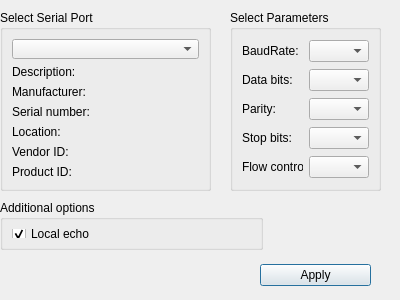
<?xml version="1.0" encoding="UTF-8"?>
<ui version="4.0">
 <class>newDialog</class>
 <widget class="QDialog" name="newDialog">
  <property name="geometry">
   <rect>
    <x>0</x>
    <y>0</y>
    <width>400</width>
    <height>300</height>
   </rect>
  </property>
  <property name="windowTitle">
   <string>Dialog</string>
  </property>
  <widget class="QGroupBox" name="additionalOptionsGroupBox">
   <property name="geometry">
    <rect>
     <x>0</x>
     <y>200</y>
     <width>263</width>
     <height>50</height>
    </rect>
   </property>
   <property name="title">
    <string>Additional options</string>
   </property>
   <layout class="QVBoxLayout" name="verticalLayout_2">
    <item>
     <widget class="QCheckBox" name="localEchoCheckBox">
      <property name="text">
       <string>Local echo</string>
      </property>
      <property name="checked">
       <bool>true</bool>
      </property>
     </widget>
    </item>
   </layout>
  </widget>
  <widget class="QGroupBox" name="parametersBox">
   <property name="geometry">
    <rect>
     <x>230</x>
     <y>10</y>
     <width>151</width>
     <height>181</height>
    </rect>
   </property>
   <property name="title">
    <string>Select Parameters</string>
   </property>
   <layout class="QGridLayout" name="gridLayout_3">
    <item row="1" column="0">
     <widget class="QLabel" name="dataBitsLabel">
      <property name="text">
       <string>Data bits:</string>
      </property>
     </widget>
    </item>
    <item row="3" column="1">
     <widget class="QComboBox" name="stopBitsBox"/>
    </item>
    <item row="1" column="1">
     <widget class="QComboBox" name="dataBitsBox"/>
    </item>
    <item row="2" column="1">
     <widget class="QComboBox" name="parityBox"/>
    </item>
    <item row="0" column="1">
     <widget class="QComboBox" name="baudRateBox"/>
    </item>
    <item row="3" column="0">
     <widget class="QLabel" name="stopBitsLabel">
      <property name="text">
       <string>Stop bits:</string>
      </property>
     </widget>
    </item>
    <item row="0" column="0">
     <widget class="QLabel" name="baudRateLabel">
      <property name="text">
       <string>BaudRate:</string>
      </property>
     </widget>
    </item>
    <item row="4" column="1">
     <widget class="QComboBox" name="flowControlBox"/>
    </item>
    <item row="4" column="0">
     <widget class="QLabel" name="flowControlLabel">
      <property name="text">
       <string>Flow control:</string>
      </property>
     </widget>
    </item>
    <item row="2" column="0">
     <widget class="QLabel" name="parityLabel">
      <property name="text">
       <string>Parity:</string>
      </property>
     </widget>
    </item>
   </layout>
  </widget>
  <widget class="QWidget" name="layoutWidget">
   <property name="geometry">
    <rect>
     <x>260</x>
     <y>250</y>
     <width>111</width>
     <height>51</height>
    </rect>
   </property>
   <layout class="QHBoxLayout" name="horizontalLayout_2">
    <item>
     <widget class="QPushButton" name="applyButton">
      <property name="text">
       <string>Apply</string>
      </property>
     </widget>
    </item>
   </layout>
  </widget>
  <widget class="QGroupBox" name="selectBox">
   <property name="geometry">
    <rect>
     <x>0</x>
     <y>10</y>
     <width>211</width>
     <height>181</height>
    </rect>
   </property>
   <property name="title">
    <string>Select Serial Port</string>
   </property>
   <layout class="QGridLayout" name="gridLayout_4">
    <item row="1" column="0">
     <widget class="QLabel" name="descriptionLabel">
      <property name="text">
       <string>Description:</string>
      </property>
     </widget>
    </item>
    <item row="3" column="0">
     <widget class="QLabel" name="serialNumberLabel">
      <property name="text">
       <string>Serial number:</string>
      </property>
     </widget>
    </item>
    <item row="6" column="0">
     <widget class="QLabel" name="pidLabel">
      <property name="text">
       <string>Product ID:</string>
      </property>
     </widget>
    </item>
    <item row="0" column="0">
     <widget class="QComboBox" name="serialPortInfoListBox"/>
    </item>
    <item row="4" column="0">
     <widget class="QLabel" name="locationLabel">
      <property name="text">
       <string>Location:</string>
      </property>
     </widget>
    </item>
    <item row="5" column="0">
     <widget class="QLabel" name="vidLabel">
      <property name="text">
       <string>Vendor ID:</string>
      </property>
     </widget>
    </item>
    <item row="2" column="0">
     <widget class="QLabel" name="manufacturerLabel">
      <property name="text">
       <string>Manufacturer:</string>
      </property>
     </widget>
    </item>
   </layout>
  </widget>
 </widget>
 <resources/>
 <connections/>
</ui>
